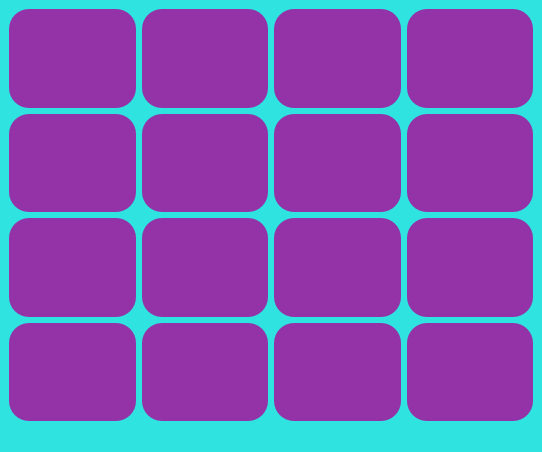
<?xml version="1.0" encoding="UTF-8"?>
<ui version="4.0">
 <class>MainWindow</class>
 <widget class="QMainWindow" name="MainWindow">
  <property name="geometry">
   <rect>
    <x>0</x>
    <y>0</y>
    <width>542</width>
    <height>452</height>
   </rect>
  </property>
  <property name="windowTitle">
   <string>Puuzel 15</string>
  </property>
  <property name="styleSheet">
   <string notr="true">background-color: #2fe3e0;
border-radius: 25px;</string>
  </property>
  <widget class="QWidget" name="centralwidget">
   <layout class="QGridLayout" name="gridLayout">
    <item row="0" column="0">
     <widget class="QPushButton" name="btn1">
      <property name="sizePolicy">
       <sizepolicy hsizetype="Minimum" vsizetype="Expanding">
        <horstretch>0</horstretch>
        <verstretch>0</verstretch>
       </sizepolicy>
      </property>
      <property name="font">
       <font>
        <pointsize>33</pointsize>
       </font>
      </property>
      <property name="styleSheet">
       <string notr="true">background-color: #9333a7;
border-radius: 20px;</string>
      </property>
      <property name="text">
       <string/>
      </property>
     </widget>
    </item>
    <item row="0" column="1">
     <widget class="QPushButton" name="btn2">
      <property name="sizePolicy">
       <sizepolicy hsizetype="Minimum" vsizetype="Expanding">
        <horstretch>0</horstretch>
        <verstretch>0</verstretch>
       </sizepolicy>
      </property>
      <property name="font">
       <font>
        <pointsize>33</pointsize>
       </font>
      </property>
      <property name="styleSheet">
       <string notr="true">background-color: #9333a7;
border-radius: 20px;</string>
      </property>
      <property name="text">
       <string/>
      </property>
     </widget>
    </item>
    <item row="0" column="2">
     <widget class="QPushButton" name="btn3">
      <property name="sizePolicy">
       <sizepolicy hsizetype="Minimum" vsizetype="Expanding">
        <horstretch>0</horstretch>
        <verstretch>0</verstretch>
       </sizepolicy>
      </property>
      <property name="font">
       <font>
        <pointsize>33</pointsize>
       </font>
      </property>
      <property name="styleSheet">
       <string notr="true">background-color: #9333a7;
border-radius: 20px;</string>
      </property>
      <property name="text">
       <string/>
      </property>
     </widget>
    </item>
    <item row="0" column="3">
     <widget class="QPushButton" name="btn4">
      <property name="sizePolicy">
       <sizepolicy hsizetype="Minimum" vsizetype="Expanding">
        <horstretch>0</horstretch>
        <verstretch>0</verstretch>
       </sizepolicy>
      </property>
      <property name="font">
       <font>
        <pointsize>33</pointsize>
       </font>
      </property>
      <property name="styleSheet">
       <string notr="true">background-color: #9333a7;
border-radius: 20px;</string>
      </property>
      <property name="text">
       <string/>
      </property>
     </widget>
    </item>
    <item row="1" column="0">
     <widget class="QPushButton" name="btn5">
      <property name="sizePolicy">
       <sizepolicy hsizetype="Minimum" vsizetype="Expanding">
        <horstretch>0</horstretch>
        <verstretch>0</verstretch>
       </sizepolicy>
      </property>
      <property name="font">
       <font>
        <pointsize>33</pointsize>
       </font>
      </property>
      <property name="styleSheet">
       <string notr="true">background-color: #9333a7;
border-radius: 20px;</string>
      </property>
      <property name="text">
       <string/>
      </property>
     </widget>
    </item>
    <item row="1" column="1">
     <widget class="QPushButton" name="btn6">
      <property name="sizePolicy">
       <sizepolicy hsizetype="Minimum" vsizetype="Expanding">
        <horstretch>0</horstretch>
        <verstretch>0</verstretch>
       </sizepolicy>
      </property>
      <property name="font">
       <font>
        <pointsize>33</pointsize>
       </font>
      </property>
      <property name="styleSheet">
       <string notr="true">background-color: #9333a7;
border-radius: 20px;</string>
      </property>
      <property name="text">
       <string/>
      </property>
     </widget>
    </item>
    <item row="1" column="2">
     <widget class="QPushButton" name="btn7">
      <property name="sizePolicy">
       <sizepolicy hsizetype="Minimum" vsizetype="Expanding">
        <horstretch>0</horstretch>
        <verstretch>0</verstretch>
       </sizepolicy>
      </property>
      <property name="font">
       <font>
        <pointsize>33</pointsize>
       </font>
      </property>
      <property name="styleSheet">
       <string notr="true">background-color: #9333a7;
border-radius: 20px;</string>
      </property>
      <property name="text">
       <string/>
      </property>
     </widget>
    </item>
    <item row="1" column="3">
     <widget class="QPushButton" name="btn8">
      <property name="sizePolicy">
       <sizepolicy hsizetype="Minimum" vsizetype="Expanding">
        <horstretch>0</horstretch>
        <verstretch>0</verstretch>
       </sizepolicy>
      </property>
      <property name="font">
       <font>
        <pointsize>33</pointsize>
       </font>
      </property>
      <property name="styleSheet">
       <string notr="true">background-color: #9333a7;
border-radius: 20px;</string>
      </property>
      <property name="text">
       <string/>
      </property>
     </widget>
    </item>
    <item row="2" column="0">
     <widget class="QPushButton" name="btn9">
      <property name="sizePolicy">
       <sizepolicy hsizetype="Minimum" vsizetype="Expanding">
        <horstretch>0</horstretch>
        <verstretch>0</verstretch>
       </sizepolicy>
      </property>
      <property name="font">
       <font>
        <pointsize>33</pointsize>
       </font>
      </property>
      <property name="styleSheet">
       <string notr="true">background-color: #9333a7;
border-radius: 20px;</string>
      </property>
      <property name="text">
       <string/>
      </property>
     </widget>
    </item>
    <item row="2" column="1">
     <widget class="QPushButton" name="btn10">
      <property name="sizePolicy">
       <sizepolicy hsizetype="Minimum" vsizetype="Expanding">
        <horstretch>0</horstretch>
        <verstretch>0</verstretch>
       </sizepolicy>
      </property>
      <property name="font">
       <font>
        <pointsize>33</pointsize>
       </font>
      </property>
      <property name="styleSheet">
       <string notr="true">background-color: #9333a7;
border-radius: 20px;</string>
      </property>
      <property name="text">
       <string/>
      </property>
     </widget>
    </item>
    <item row="2" column="2">
     <widget class="QPushButton" name="btn11">
      <property name="sizePolicy">
       <sizepolicy hsizetype="Minimum" vsizetype="Expanding">
        <horstretch>0</horstretch>
        <verstretch>0</verstretch>
       </sizepolicy>
      </property>
      <property name="font">
       <font>
        <pointsize>33</pointsize>
       </font>
      </property>
      <property name="styleSheet">
       <string notr="true">background-color: #9333a7;
border-radius: 20px;</string>
      </property>
      <property name="text">
       <string/>
      </property>
     </widget>
    </item>
    <item row="2" column="3">
     <widget class="QPushButton" name="btn12">
      <property name="sizePolicy">
       <sizepolicy hsizetype="Minimum" vsizetype="Expanding">
        <horstretch>0</horstretch>
        <verstretch>0</verstretch>
       </sizepolicy>
      </property>
      <property name="font">
       <font>
        <pointsize>33</pointsize>
       </font>
      </property>
      <property name="styleSheet">
       <string notr="true">background-color: #9333a7;
border-radius: 20px;</string>
      </property>
      <property name="text">
       <string/>
      </property>
     </widget>
    </item>
    <item row="3" column="0">
     <widget class="QPushButton" name="btn13">
      <property name="sizePolicy">
       <sizepolicy hsizetype="Minimum" vsizetype="Expanding">
        <horstretch>0</horstretch>
        <verstretch>0</verstretch>
       </sizepolicy>
      </property>
      <property name="font">
       <font>
        <pointsize>33</pointsize>
       </font>
      </property>
      <property name="styleSheet">
       <string notr="true">background-color: #9333a7;
border-radius: 20px;</string>
      </property>
      <property name="text">
       <string/>
      </property>
     </widget>
    </item>
    <item row="3" column="1">
     <widget class="QPushButton" name="btn14">
      <property name="sizePolicy">
       <sizepolicy hsizetype="Minimum" vsizetype="Expanding">
        <horstretch>0</horstretch>
        <verstretch>0</verstretch>
       </sizepolicy>
      </property>
      <property name="font">
       <font>
        <pointsize>33</pointsize>
       </font>
      </property>
      <property name="styleSheet">
       <string notr="true">background-color: #9333a7;
border-radius: 20px;</string>
      </property>
      <property name="text">
       <string/>
      </property>
     </widget>
    </item>
    <item row="3" column="2">
     <widget class="QPushButton" name="btn15">
      <property name="sizePolicy">
       <sizepolicy hsizetype="Minimum" vsizetype="Expanding">
        <horstretch>0</horstretch>
        <verstretch>0</verstretch>
       </sizepolicy>
      </property>
      <property name="font">
       <font>
        <pointsize>33</pointsize>
       </font>
      </property>
      <property name="styleSheet">
       <string notr="true">background-color: #9333a7;
border-radius: 20px;</string>
      </property>
      <property name="text">
       <string/>
      </property>
     </widget>
    </item>
    <item row="3" column="3">
     <widget class="QPushButton" name="btn16">
      <property name="sizePolicy">
       <sizepolicy hsizetype="Minimum" vsizetype="Expanding">
        <horstretch>0</horstretch>
        <verstretch>0</verstretch>
       </sizepolicy>
      </property>
      <property name="font">
       <font>
        <pointsize>33</pointsize>
       </font>
      </property>
      <property name="styleSheet">
       <string notr="true">background-color: #9333a7;
border-radius: 20px;</string>
      </property>
      <property name="text">
       <string/>
      </property>
     </widget>
    </item>
   </layout>
  </widget>
  <widget class="QMenuBar" name="menubar">
   <property name="geometry">
    <rect>
     <x>0</x>
     <y>0</y>
     <width>542</width>
     <height>22</height>
    </rect>
   </property>
  </widget>
  <widget class="QStatusBar" name="statusbar"/>
 </widget>
 <resources/>
 <connections/>
</ui>
